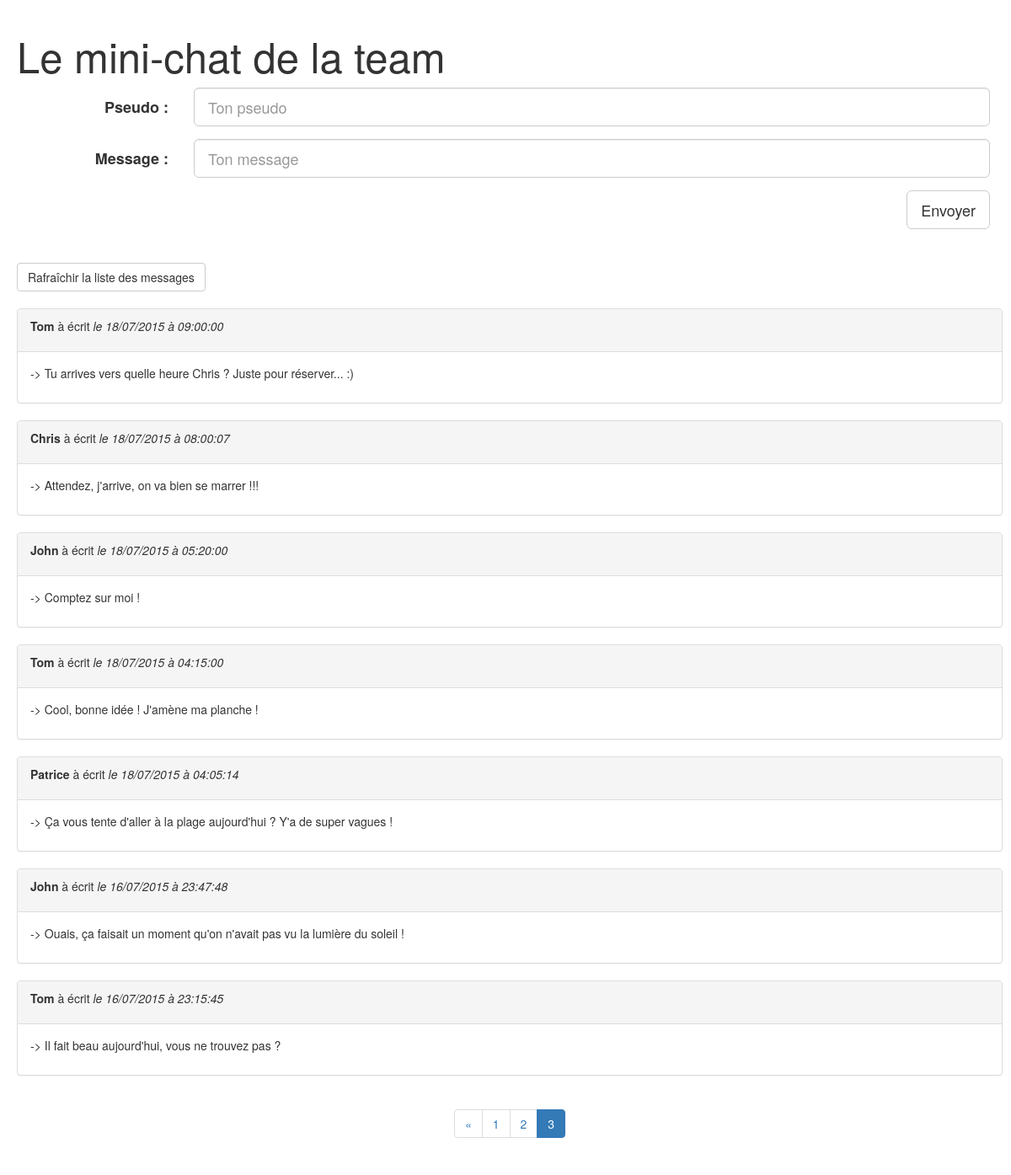
The page /index.php?page=3 on the database its author committed.
### tables this page shows
CREATE TABLE IF NOT EXISTS `messages` (
  `id` int(11) NOT NULL,
  `pseudo` varchar(255) NOT NULL,
  `message` varchar(255) NOT NULL,
  `date_time_msg` datetime NOT NULL
);

### index.php (the view, shortened to what this page needs)
<!DOCTYPE html>
<html>
    <head>
        <link href="https://maxcdn.bootstrapcdn.com/bootstrap/3.3.5/css/bootstrap.min.css" rel="stylesheet">
        <link href="css/style_01.css"  rel="stylesheet" type="text/css" media="all">
    </head>
    <body>
        <div class="container">
            <h1 class="row">Le mini-chat de la team</h1>
            <div class="row">
                <form class="form-horizontal col-md-12" method="post" action="pages/minichat_post.php">
                    <div class="form-group form-group-lg">
                        <label for="pseudo" class="col-sm-2 control-label">Pseudo : </label>
                        <div class="col-sm-10 focus">
                            <input class="form-control" <?php
                                ?> type="text" name="pseudo" id="pseudo" placeholder="Ton pseudo" autofocus required />
                        </div>
                    </div>
                    <div class="form-group form-group-lg">
                        <label for="message" class="col-sm-2 control-label">Message : </label>
                        <div class="col-sm-10 focus">
                            <input class="form-control" type="text" name="message" id="message" placeholder="Ton message" autofocus required />
                        </div>
                    </div>
                    <button type="submit" class="btn btn-default btn-lg pull-right clearfix">Envoyer</button>
                    <div class="clearfix"></div>
                </form>
            </div>
            <div id="toFresh" class="row clearfix">
                <a href="index.php" class="btn btn-default">Rafraîchir la liste des messages</a>
            </div>
            <section class="row">
                <?php
                include 'configuration/configurationPDO.php';
                $limit_messages_per_page = 10;
                $sql_count = "SELECT COUNT(id) AS counter FROM messages";
                $req_count = $bdd->prepare($sql_count);
                $req_count->execute();
                $messages = $req_count->fetch(PDO::FETCH_ASSOC);
                $counter = $messages['counter'];
                $number_of_pages = ceil($counter / $limit_messages_per_page);
                if (isset($_GET['page'])) {
                      $current_page = (int) $_GET['page'];
                } else {
                    $current_page = 1;
                }
                $limit_start = (int) (($current_page -1) * $limit_messages_per_page);
                $req = $bdd->query("SELECT id, pseudo, message, date_time_msg
                                    FROM messages
                                    ORDER by id DESC
                                    LIMIT $limit_start,$limit_messages_per_page
                                   ");
                while ($datas = $req->fetch()) {
                    $new_date_format = (new DateTime($datas['date_time_msg']))->format('d/m/Y à H:i:s');
                ?>
                <div class="panel panel-default">
                    <div class="panel-heading"><p><strong><?php echo htmlspecialchars(strip_tags($datas['pseudo'])); ?></strong> à écrit <em>le <?php echo $new_date_format ; ?></em></p></div>
                    <div class="panel-body">
                        <p>-> <?php echo  htmlspecialchars(strip_tags($datas['message'])); ?></p>
                    </div>
                </div>
                <?php
                }
                ?>
            </section>
            <nav class="row text-center">
                <ul class="pagination">
                    <?php
                    if ($current_page != 1)
                    {
                    ?>
                    <li>
                        <a href="index.php?page=<?php echo $current_page -1 ; ?>" aria-label="Previous">
                          <span aria-hidden="true">&laquo;</span>
                        </a>
                    </li>
                    <?php
                    }
                    ?>
                    <?php
                    for ($i = 1; $i <= $number_of_pages; $i++) {
                        echo '<li';
                        if ($current_page == $i) {
                            echo ' class="active"';
                        }
                        echo '><a href="index.php?page=' . $i . '">' . $i . '</a></li>';
                    }
                    ?>
                </ul>
            </nav>
        </div>
    </body>
</html>

### css/style_01.css (style rules this page uses)
body { margin: 20px; }
form { margin-bottom: 30px; }
#toFresh { margin-top: 10px; margin-bottom: 20px; }
h1 { font-size: 1.8em; }
@media (min-width: 768px) { h1 { font-size: 3.0em; } }
@media (min-width: 992px) { h1 { font-size: 3.5em; } }

### rows shown on the page
messages: pseudo "Tom", date_time_msg "18/07/2015 à 09:00:00", message "Tu arrives vers quelle heure Chris ? Juste pour réserver... :)"
messages: pseudo "Chris", date_time_msg "18/07/2015 à 08:00:07", message "Attendez, j'arrive, on va bien se marrer !!!"
messages: pseudo "John", date_time_msg "18/07/2015 à 05:20:00", message "Comptez sur moi !"
messages: pseudo "Tom", date_time_msg "18/07/2015 à 04:15:00", message "Cool, bonne idée ! J'amène ma planche !"
messages: pseudo "Patrice", date_time_msg "18/07/2015 à 04:05:14", message "Ça vous tente d'aller à la plage aujourd'hui ? Y'a de super vagues !"
messages: pseudo "John", date_time_msg "16/07/2015 à 23:47:48", message "Ouais, ça faisait un moment qu'on n'avait pas vu la lumière du soleil !"
messages: pseudo "Tom", date_time_msg "16/07/2015 à 23:15:45", message "Il fait beau aujourd'hui, vous ne trouvez pas ?"
